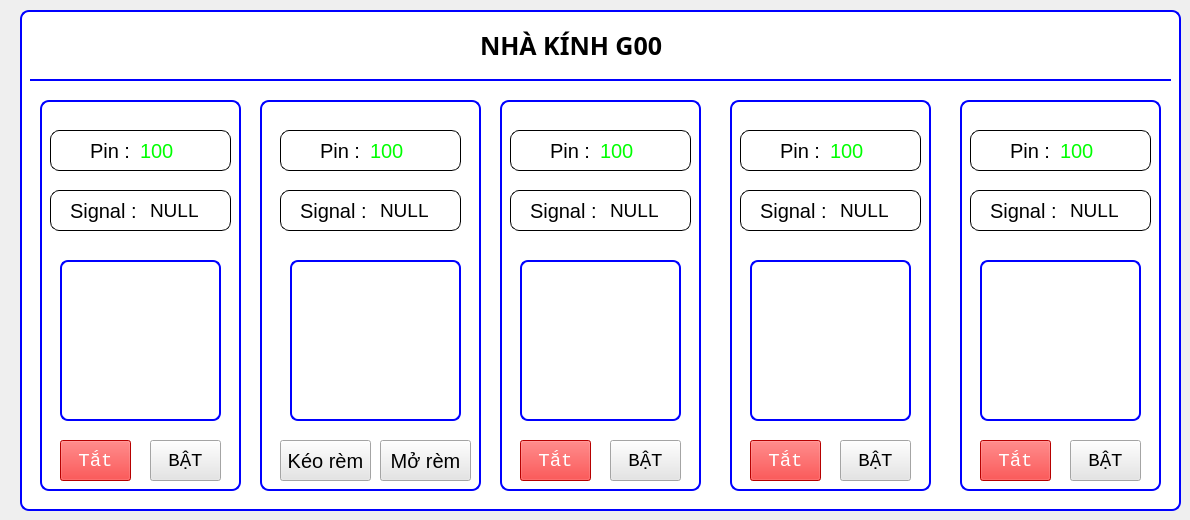
    <widget class="QWidget" name="tab">
     <attribute name="title">
      <string>Điều khiển thiết bị</string>
     </attribute>
     <widget class="QLabel" name="label_38">
      <property name="geometry">
       <rect>
        <x>20</x>
        <y>10</y>
        <width>1161</width>
        <height>501</height>
       </rect>
      </property>
      <property name="styleSheet">
       <string notr="true">border-radius:9px;
border: 2px solid blue;
background-color: rgb(255, 255, 255);</string>
      </property>
      <property name="text">
       <string/>
      </property>
     </widget>
     <widget class="Line" name="line_29">
      <property name="geometry">
       <rect>
        <x>30</x>
        <y>70</y>
        <width>1141</width>
        <height>20</height>
       </rect>
      </property>
      <property name="styleSheet">
       <string notr="true">background-color: rgb(255, 255, 255);
background-color: rgb(255, 255, 255);
color: rgb(0, 0, 255);</string>
      </property>
      <property name="frameShadow">
       <enum>QFrame::Plain</enum>
      </property>
      <property name="lineWidth">
       <number>2</number>
      </property>
      <property name="orientation">
       <enum>Qt::Horizontal</enum>
      </property>
     </widget>
     <widget class="QLabel" name="label_5">
      <property name="geometry">
       <rect>
        <x>40</x>
        <y>100</y>
        <width>201</width>
        <height>391</height>
       </rect>
      </property>
      <property name="styleSheet">
       <string notr="true">border-radius:9px;
border: 2px solid blue;
background-color: rgb(255, 255, 255);</string>
      </property>
      <property name="text">
       <string/>
      </property>
     </widget>
     <widget class="QLabel" name="label_8">
      <property name="geometry">
       <rect>
        <x>260</x>
        <y>100</y>
        <width>221</width>
        <height>391</height>
       </rect>
      </property>
      <property name="styleSheet">
       <string notr="true">border-radius:9px;
border: 2px solid blue;
background-color: rgb(255, 255, 255);</string>
      </property>
      <property name="text">
       <string/>
      </property>
     </widget>
     <widget class="QLabel" name="label_9">
      <property name="geometry">
       <rect>
        <x>500</x>
        <y>100</y>
        <width>201</width>
        <height>391</height>
       </rect>
      </property>
      <property name="styleSheet">
       <string notr="true">border-radius:9px;
border: 2px solid blue;
background-color: rgb(255, 255, 255);</string>
      </property>
      <property name="text">
       <string/>
      </property>
     </widget>
     <widget class="QLabel" name="label_10">
      <property name="geometry">
       <rect>
        <x>730</x>
        <y>100</y>
        <width>201</width>
        <height>391</height>
       </rect>
      </property>
      <property name="styleSheet">
       <string notr="true">border-radius:9px;
border: 2px solid blue;
background-color: rgb(255, 255, 255);</string>
      </property>
      <property name="text">
       <string/>
      </property>
     </widget>
     <widget class="QLabel" name="label_11">
      <property name="geometry">
       <rect>
        <x>960</x>
        <y>100</y>
        <width>201</width>
        <height>391</height>
       </rect>
      </property>
      <property name="styleSheet">
       <string notr="true">border-radius:9px;
border: 2px solid blue;
background-color: rgb(255, 255, 255);</string>
      </property>
      <property name="text">
       <string/>
      </property>
     </widget>
     <widget class="QLabel" name="tab2_img_1">
      <property name="geometry">
       <rect>
        <x>60</x>
        <y>260</y>
        <width>161</width>
        <height>161</height>
       </rect>
      </property>
      <property name="font">
       <font>
        <family>Courier New</family>
        <pointsize>16</pointsize>
       </font>
      </property>
      <property name="styleSheet">
       <string notr="true">background-color: rgb(255, 255, 255);
background-color: rgb(255, 255, 255);
border-radius:8px;
border: 2px solid blue</string>
      </property>
      <property name="frameShape">
       <enum>QFrame::Box</enum>
      </property>
      <property name="text">
       <string/>
      </property>
      <property name="pixmap">
       <pixmap>../photos/dieu_khien_thiet_bi/wplum_off.jpg</pixmap>
      </property>
      <property name="scaledContents">
       <bool>true</bool>
      </property>
      <property name="alignment">
       <set>Qt::AlignCenter</set>
      </property>
     </widget>
     <widget class="QPushButton" name="tab2_btn_r1off">
      <property name="geometry">
       <rect>
        <x>60</x>
        <y>440</y>
        <width>71</width>
        <height>41</height>
       </rect>
      </property>
      <property name="font">
       <font>
        <family>Courier New</family>
        <pointsize>14</pointsize>
        <weight>50</weight>
        <italic>false</italic>
        <bold>false</bold>
       </font>
      </property>
      <property name="styleSheet">
       <string notr="true">background-color: rgb(255, 0, 0);
color: rgb(255, 255, 255);</string>
      </property>
      <property name="text">
       <string>Tắt</string>
      </property>
      <property name="iconSize">
       <size>
        <width>24</width>
        <height>24</height>
       </size>
      </property>
     </widget>
     <widget class="QPushButton" name="tab2_btn_r1on">
      <property name="geometry">
       <rect>
        <x>150</x>
        <y>440</y>
        <width>71</width>
        <height>41</height>
       </rect>
      </property>
      <property name="font">
       <font>
        <family>Courier New</family>
        <pointsize>14</pointsize>
        <weight>50</weight>
        <italic>false</italic>
        <bold>false</bold>
       </font>
      </property>
      <property name="styleSheet">
       <string notr="true">background-color: rgb(229, 229, 229);
color: rgb(0, 0, 0);</string>
      </property>
      <property name="text">
       <string>BẬT</string>
      </property>
      <property name="iconSize">
       <size>
        <width>24</width>
        <height>24</height>
       </size>
      </property>
     </widget>
     <widget class="QLabel" name="tab2_img_2">
      <property name="geometry">
       <rect>
        <x>290</x>
        <y>260</y>
        <width>171</width>
        <height>161</height>
       </rect>
      </property>
      <property name="font">
       <font>
        <family>Courier New</family>
        <pointsize>16</pointsize>
       </font>
      </property>
      <property name="styleSheet">
       <string notr="true">background-color: rgb(255, 255, 255);
background-color: rgb(255, 255, 255);
border-radius:8px;
border: 2px solid blue</string>
      </property>
      <property name="frameShape">
       <enum>QFrame::Box</enum>
      </property>
      <property name="text">
       <string/>
      </property>
      <property name="pixmap">
       <pixmap>../photos/dieu_khien_thiet_bi/curtain_off.png</pixmap>
      </property>
      <property name="scaledContents">
       <bool>true</bool>
      </property>
      <property name="alignment">
       <set>Qt::AlignCenter</set>
      </property>
     </widget>
     <widget class="QPushButton" name="tab2_btn_r2off">
      <property name="geometry">
       <rect>
        <x>380</x>
        <y>440</y>
        <width>91</width>
        <height>41</height>
       </rect>
      </property>
      <property name="font">
       <font>
        <pointsize>-1</pointsize>
        <weight>50</weight>
        <italic>false</italic>
        <bold>false</bold>
       </font>
      </property>
      <property name="styleSheet">
       <string notr="true">background-color: rgb(229, 229, 229);
color: rgb(0, 0, 0);
font:20px;

QFont:20px</string>
      </property>
      <property name="text">
       <string>Mở rèm</string>
      </property>
      <property name="iconSize">
       <size>
        <width>24</width>
        <height>24</height>
       </size>
      </property>
     </widget>
     <widget class="QPushButton" name="tab2_btn_r2on">
      <property name="geometry">
       <rect>
        <x>280</x>
        <y>440</y>
        <width>91</width>
        <height>41</height>
       </rect>
      </property>
      <property name="font">
       <font>
        <pointsize>-1</pointsize>
        <weight>50</weight>
        <italic>false</italic>
        <bold>false</bold>
       </font>
      </property>
      <property name="styleSheet">
       <string notr="true">background-color: rgb(229, 229, 229);
color: rgb(0, 0, 0);
font : 20px;</string>
      </property>
      <property name="text">
       <string>Kéo rèm</string>
      </property>
     </widget>
     <widget class="QPushButton" name="tab2_btn_r3off">
      <property name="geometry">
       <rect>
        <x>520</x>
        <y>440</y>
        <width>71</width>
        <height>41</height>
       </rect>
      </property>
      <property name="font">
       <font>
        <family>Courier New</family>
        <pointsize>14</pointsize>
        <weight>50</weight>
        <italic>false</italic>
        <bold>false</bold>
       </font>
      </property>
      <property name="styleSheet">
       <string notr="true">background-color: rgb(255, 0, 0);
color: rgb(255, 255, 255);</string>
      </property>
      <property name="text">
       <string>Tắt</string>
      </property>
      <property name="iconSize">
       <size>
        <width>24</width>
        <height>24</height>
       </size>
      </property>
     </widget>
     <widget class="QPushButton" name="tab2_btn_r3on">
      <property name="geometry">
       <rect>
        <x>610</x>
        <y>440</y>
        <width>71</width>
        <height>41</height>
       </rect>
      </property>
      <property name="font">
       <font>
        <family>Courier New</family>
        <pointsize>14</pointsize>
        <weight>50</weight>
        <italic>false</italic>
        <bold>false</bold>
       </font>
      </property>
      <property name="styleSheet">
       <string notr="true">background-color: rgb(229, 229, 229);
color: rgb(0, 0, 0);</string>
      </property>
      <property name="text">
       <string>BẬT</string>
      </property>
      <property name="iconSize">
       <size>
        <width>24</width>
        <height>24</height>
       </size>
      </property>
     </widget>
     <widget class="QLabel" name="tab2_img_3">
      <property name="geometry">
       <rect>
        <x>520</x>
        <y>260</y>
        <width>161</width>
        <height>161</height>
       </rect>
      </property>
      <property name="font">
       <font>
        <family>Courier New</family>
        <pointsize>16</pointsize>
       </font>
      </property>
      <property name="styleSheet">
       <string notr="true">background-color: rgb(255, 255, 255);
background-color: rgb(255, 255, 255);
border-radius:8px;
border: 2px solid blue</string>
      </property>
      <property name="frameShape">
       <enum>QFrame::Box</enum>
      </property>
      <property name="text">
       <string/>
      </property>
      <property name="pixmap">
       <pixmap>../photos/dieu_khien_thiet_bi/wplum_off.jpg</pixmap>
      </property>
      <property name="scaledContents">
       <bool>true</bool>
      </property>
      <property name="alignment">
       <set>Qt::AlignCenter</set>
      </property>
     </widget>
     <widget class="QPushButton" name="tab2_btn_r4off">
      <property name="geometry">
       <rect>
        <x>750</x>
        <y>440</y>
        <width>71</width>
        <height>41</height>
       </rect>
      </property>
      <property name="font">
       <font>
        <family>Courier New</family>
        <pointsize>14</pointsize>
        <weight>50</weight>
        <italic>false</italic>
        <bold>false</bold>
       </font>
      </property>
      <property name="styleSheet">
       <string notr="true">background-color: rgb(255, 0, 0);
color: rgb(255, 255, 255);</string>
      </property>
      <property name="text">
       <string>Tắt</string>
      </property>
      <property name="iconSize">
       <size>
        <width>24</width>
        <height>24</height>
       </size>
      </property>
     </widget>
     <widget class="QPushButton" name="tab2_btn_r4on">
      <property name="geometry">
       <rect>
        <x>840</x>
        <y>440</y>
        <width>71</width>
        <height>41</height>
       </rect>
      </property>
      <property name="font">
       <font>
        <family>Courier New</family>
        <pointsize>14</pointsize>
        <weight>50</weight>
        <italic>false</italic>
        <bold>false</bold>
       </font>
      </property>
      <property name="styleSheet">
       <string notr="true">background-color: rgb(229, 229, 229);
color: rgb(0, 0, 0);</string>
      </property>
      <property name="text">
       <string>BẬT</string>
      </property>
      <property name="iconSize">
       <size>
        <width>24</width>
        <height>24</height>
       </size>
      </property>
     </widget>
     <widget class="QLabel" name="tab2_img_4">
      <property name="geometry">
       <rect>
        <x>750</x>
        <y>260</y>
        <width>161</width>
        <height>161</height>
       </rect>
      </property>
      <property name="font">
       <font>
        <family>Courier New</family>
        <pointsize>16</pointsize>
       </font>
      </property>
      <property name="styleSheet">
       <string notr="true">background-color: rgb(255, 255, 255);
background-color: rgb(255, 255, 255);
border-radius:8px;
border: 2px solid blue</string>
      </property>
      <property name="frameShape">
       <enum>QFrame::Box</enum>
      </property>
      <property name="text">
       <string/>
      </property>
      <property name="pixmap">
       <pixmap>../photos/dieu_khien_thiet_bi/curtain_off.png</pixmap>
      </property>
      <property name="scaledContents">
       <bool>true</bool>
      </property>
      <property name="alignment">
       <set>Qt::AlignCenter</set>
      </property>
     </widget>
     <widget class="QPushButton" name="tab2_btn_r5off">
      <property name="geometry">
       <rect>
        <x>980</x>
        <y>440</y>
        <width>71</width>
        <height>41</height>
       </rect>
      </property>
      <property name="font">
       <font>
        <family>Courier New</family>
        <pointsize>14</pointsize>
        <weight>50</weight>
        <italic>false</italic>
        <bold>false</bold>
       </font>
      </property>
      <property name="styleSheet">
       <string notr="true">background-color: rgb(255, 0, 0);
color: rgb(255, 255, 255);</string>
      </property>
      <property name="text">
       <string>Tắt</string>
      </property>
      <property name="iconSize">
       <size>
        <width>24</width>
        <height>24</height>
       </size>
      </property>
     </widget>
     <widget class="QPushButton" name="tab2_btn_r5on">
      <property name="geometry">
       <rect>
        <x>1070</x>
        <y>440</y>
        <width>71</width>
        <height>41</height>
       </rect>
      </property>
      <property name="font">
       <font>
        <family>Courier New</family>
        <pointsize>14</pointsize>
        <weight>50</weight>
        <italic>false</italic>
        <bold>false</bold>
       </font>
      </property>
      <property name="styleSheet">
       <string notr="true">background-color: rgb(229, 229, 229);
color: rgb(0, 0, 0);</string>
      </property>
      <property name="text">
       <string>BẬT</string>
      </property>
      <property name="iconSize">
       <size>
        <width>24</width>
        <height>24</height>
       </size>
      </property>
     </widget>
     <widget class="QLabel" name="tab2_img_5">
      <property name="geometry">
       <rect>
        <x>980</x>
        <y>260</y>
        <width>161</width>
        <height>161</height>
       </rect>
      </property>
      <property name="font">
       <font>
        <family>Courier New</family>
        <pointsize>16</pointsize>
       </font>
      </property>
      <property name="styleSheet">
       <string notr="true">background-color: rgb(255, 255, 255);
background-color: rgb(255, 255, 255);
border-radius:8px;
border: 2px solid blue</string>
      </property>
      <property name="frameShape">
       <enum>QFrame::Box</enum>
      </property>
      <property name="text">
       <string/>
      </property>
      <property name="pixmap">
       <pixmap>../photos/dieu_khien_thiet_bi/wplum_off.jpg</pixmap>
      </property>
      <property name="scaledContents">
       <bool>true</bool>
      </property>
      <property name="alignment">
       <set>Qt::AlignCenter</set>
      </property>
     </widget>
     <widget class="QLabel" name="label_4">
      <property name="geometry">
       <rect>
        <x>480</x>
        <y>20</y>
        <width>221</width>
        <height>51</height>
       </rect>
      </property>
      <property name="font">
       <font>
        <family>Kozuka Gothic Pr6N H</family>
        <pointsize>19</pointsize>
        <weight>75</weight>
        <bold>true</bold>
       </font>
      </property>
      <property name="styleSheet">
       <string notr="true">background-color: rgb(255, 255, 255);</string>
      </property>
      <property name="text">
       <string>NHÀ KÍNH G00</string>
      </property>
     </widget>
     <widget class="QLabel" name="label_16">
      <property name="geometry">
       <rect>
        <x>50</x>
        <y>130</y>
        <width>181</width>
        <height>41</height>
       </rect>
      </property>
      <property name="styleSheet">
       <string notr="true">border-radius:9px;
border: 1px solid black;
background-color: rgb(255, 255, 255);</string>
      </property>
      <property name="text">
       <string/>
      </property>
     </widget>
     <widget class="QLabel" name="tab2_pin1">
      <property name="geometry">
       <rect>
        <x>90</x>
        <y>140</y>
        <width>41</width>
        <height>21</height>
       </rect>
      </property>
      <property name="styleSheet">
       <string notr="true">font: 20px</string>
      </property>
      <property name="text">
       <string>Pin : </string>
      </property>
     </widget>
     <widget class="QLabel" name="label_42">
      <property name="geometry">
       <rect>
        <x>140</x>
        <y>140</y>
        <width>41</width>
        <height>21</height>
       </rect>
      </property>
      <property name="styleSheet">
       <string notr="true">font: 20px;
color : rgb(0, 255, 0)</string>
      </property>
      <property name="text">
       <string>100</string>
      </property>
     </widget>
     <widget class="QLabel" name="label_17">
      <property name="geometry">
       <rect>
        <x>280</x>
        <y>130</y>
        <width>181</width>
        <height>41</height>
       </rect>
      </property>
      <property name="styleSheet">
       <string notr="true">border-radius:9px;
border: 1px solid black;
background-color: rgb(255, 255, 255);</string>
      </property>
      <property name="text">
       <string/>
      </property>
     </widget>
     <widget class="QLabel" name="label_43">
      <property name="geometry">
       <rect>
        <x>370</x>
        <y>140</y>
        <width>41</width>
        <height>21</height>
       </rect>
      </property>
      <property name="styleSheet">
       <string notr="true">font: 20px;
color : rgb(0, 255, 0)</string>
      </property>
      <property name="text">
       <string>100</string>
      </property>
     </widget>
     <widget class="QLabel" name="tab2_pin2">
      <property name="geometry">
       <rect>
        <x>320</x>
        <y>140</y>
        <width>41</width>
        <height>21</height>
       </rect>
      </property>
      <property name="styleSheet">
       <string notr="true">font: 20px</string>
      </property>
      <property name="text">
       <string>Pin : </string>
      </property>
     </widget>
     <widget class="QLabel" name="label_45">
      <property name="geometry">
       <rect>
        <x>510</x>
        <y>130</y>
        <width>181</width>
        <height>41</height>
       </rect>
      </property>
      <property name="styleSheet">
       <string notr="true">border-radius:9px;
border: 1px solid black;
background-color: rgb(255, 255, 255);</string>
      </property>
      <property name="text">
       <string/>
      </property>
     </widget>
     <widget class="QLabel" name="label_44">
      <property name="geometry">
       <rect>
        <x>600</x>
        <y>140</y>
        <width>41</width>
        <height>21</height>
       </rect>
      </property>
      <property name="styleSheet">
       <string notr="true">font: 20px;
color : rgb(0, 255, 0)</string>
      </property>
      <property name="text">
       <string>100</string>
      </property>
     </widget>
     <widget class="QLabel" name="tab2_pin3">
      <property name="geometry">
       <rect>
        <x>550</x>
        <y>140</y>
        <width>41</width>
        <height>21</height>
       </rect>
      </property>
      <property name="styleSheet">
       <string notr="true">font: 20px</string>
      </property>
      <property name="text">
       <string>Pin : </string>
      </property>
     </widget>
     <widget class="QLabel" name="label_47">
      <property name="geometry">
       <rect>
        <x>740</x>
        <y>130</y>
        <width>181</width>
        <height>41</height>
       </rect>
      </property>
      <property name="styleSheet">
       <string notr="true">border-radius:9px;
border: 1px solid black;
background-color: rgb(255, 255, 255);</string>
      </property>
      <property name="text">
       <string/>
      </property>
     </widget>
     <widget class="QLabel" name="label_46">
      <property name="geometry">
       <rect>
        <x>830</x>
        <y>140</y>
        <width>41</width>
        <height>21</height>
       </rect>
      </property>
      <property name="styleSheet">
       <string notr="true">font: 20px;
color : rgb(0, 255, 0)</string>
      </property>
      <property name="text">
       <string>100</string>
      </property>
     </widget>
     <widget class="QLabel" name="tab2_pin4">
      <property name="geometry">
       <rect>
        <x>780</x>
        <y>140</y>
        <width>41</width>
        <height>21</height>
       </rect>
      </property>
      <property name="styleSheet">
       <string notr="true">font: 20px</string>
      </property>
      <property name="text">
       <string>Pin : </string>
      </property>
     </widget>
     <widget class="QLabel" name="label_56">
      <property name="geometry">
       <rect>
        <x>970</x>
        <y>130</y>
        <width>181</width>
        <height>41</height>
       </rect>
      </property>
      <property name="styleSheet">
       <string notr="true">border-radius:9px;
border: 1px solid black;
background-color: rgb(255, 255, 255);</string>
      </property>
      <property name="text">
       <string/>
      </property>
     </widget>
     <widget class="QLabel" name="label_52">
      <property name="geometry">
       <rect>
        <x>1060</x>
        <y>140</y>
        <width>41</width>
        <height>21</height>
       </rect>
      </property>
      <property name="styleSheet">
       <string notr="true">font: 20px;
color : rgb(0, 255, 0)</string>
      </property>
      <property name="text">
       <string>100</string>
      </property>
     </widget>
     <widget class="QLabel" name="tab2_pin5">
      <property name="geometry">
       <rect>
        <x>1010</x>
        <y>140</y>
        <width>41</width>
        <height>21</height>
       </rect>
      </property>
      <property name="styleSheet">
       <string notr="true">font: 20px</string>
      </property>
      <property name="text">
       <string>Pin : </string>
      </property>
     </widget>
     <widget class="QLabel" name="label_58">
      <property name="geometry">
       <rect>
        <x>50</x>
        <y>190</y>
        <width>181</width>
        <height>41</height>
       </rect>
      </property>
      <property name="styleSheet">
       <string notr="true">border-radius:9px;
border: 1px solid black;
background-color: rgb(255, 255, 255);</string>
      </property>
      <property name="text">
       <string/>
      </property>
     </widget>
     <widget class="QLabel" name="tab2_nth1">
      <property name="geometry">
       <rect>
        <x>70</x>
        <y>190</y>
        <width>71</width>
        <height>41</height>
       </rect>
      </property>
      <property name="styleSheet">
       <string notr="true">font: 20px</string>
      </property>
      <property name="text">
       <string>Signal :</string>
      </property>
     </widget>
     <widget class="QLabel" name="label_59">
      <property name="geometry">
       <rect>
        <x>280</x>
        <y>190</y>
        <width>181</width>
        <height>41</height>
       </rect>
      </property>
      <property name="styleSheet">
       <string notr="true">border-radius:9px;
border: 1px solid black;
background-color: rgb(255, 255, 255);</string>
      </property>
      <property name="text">
       <string/>
      </property>
     </widget>
     <widget class="QLabel" name="tab2_nth2">
      <property name="geometry">
       <rect>
        <x>300</x>
        <y>190</y>
        <width>71</width>
        <height>41</height>
       </rect>
      </property>
      <property name="styleSheet">
       <string notr="true">font: 20px</string>
      </property>
      <property name="text">
       <string>Signal :</string>
      </property>
     </widget>
     <widget class="QLabel" name="label_60">
      <property name="geometry">
       <rect>
        <x>510</x>
        <y>190</y>
        <width>181</width>
        <height>41</height>
       </rect>
      </property>
      <property name="styleSheet">
       <string notr="true">border-radius:9px;
border: 1px solid black;
background-color: rgb(255, 255, 255);</string>
      </property>
      <property name="text">
       <string/>
      </property>
     </widget>
     <widget class="QLabel" name="tab2_nth3">
      <property name="geometry">
       <rect>
        <x>530</x>
        <y>190</y>
        <width>71</width>
        <height>41</height>
       </rect>
      </property>
      <property name="styleSheet">
       <string notr="true">font: 20px</string>
      </property>
      <property name="text">
       <string>Signal :</string>
      </property>
     </widget>
     <widget class="QLabel" name="label_61">
      <property name="geometry">
       <rect>
        <x>740</x>
        <y>190</y>
        <width>181</width>
        <height>41</height>
       </rect>
      </property>
      <property name="styleSheet">
       <string notr="true">border-radius:9px;
border: 1px solid black;
background-color: rgb(255, 255, 255);</string>
      </property>
      <property name="text">
       <string/>
      </property>
     </widget>
     <widget class="QLabel" name="tab2_nth4">
      <property name="geometry">
       <rect>
        <x>760</x>
        <y>190</y>
        <width>71</width>
        <height>41</height>
       </rect>
      </property>
      <property name="styleSheet">
       <string notr="true">font: 20px</string>
      </property>
      <property name="text">
       <string>Signal :</string>
      </property>
     </widget>
     <widget class="QLabel" name="label_62">
      <property name="geometry">
       <rect>
        <x>970</x>
        <y>190</y>
        <width>181</width>
        <height>41</height>
       </rect>
      </property>
      <property name="styleSheet">
       <string notr="true">border-radius:9px;
border: 1px solid black;
background-color: rgb(255, 255, 255);</string>
      </property>
      <property name="text">
       <string/>
      </property>
     </widget>
     <widget class="QLabel" name="tab2_nth5">
      <property name="geometry">
       <rect>
        <x>990</x>
        <y>190</y>
        <width>71</width>
        <height>41</height>
       </rect>
      </property>
      <property name="styleSheet">
       <string notr="true">font: 20px</string>
      </property>
      <property name="text">
       <string>Signal :</string>
      </property>
     </widget>
     <widget class="QLabel" name="tab2_th1">
      <property name="geometry">
       <rect>
        <x>150</x>
        <y>190</y>
        <width>91</width>
        <height>41</height>
       </rect>
      </property>
      <property name="font">
       <font>
        <pointsize>14</pointsize>
        <weight>50</weight>
        <italic>false</italic>
        <bold>false</bold>
       </font>
      </property>
      <property name="styleSheet">
       <string notr="true">color : rgb(0, 0, 0);</string>
      </property>
      <property name="text">
       <string>NULL</string>
      </property>
     </widget>
     <widget class="QLabel" name="tab2_th2">
      <property name="geometry">
       <rect>
        <x>380</x>
        <y>190</y>
        <width>81</width>
        <height>41</height>
       </rect>
      </property>
      <property name="font">
       <font>
        <pointsize>14</pointsize>
       </font>
      </property>
      <property name="styleSheet">
       <string notr="true">color : rgb(0, 0, 0);</string>
      </property>
      <property name="text">
       <string>NULL</string>
      </property>
     </widget>
     <widget class="QLabel" name="tab2_th3">
      <property name="geometry">
       <rect>
        <x>610</x>
        <y>190</y>
        <width>91</width>
        <height>41</height>
       </rect>
      </property>
      <property name="font">
       <font>
        <pointsize>14</pointsize>
        <weight>50</weight>
        <italic>false</italic>
        <bold>false</bold>
       </font>
      </property>
      <property name="styleSheet">
       <string notr="true">color : rgb(0, 0, 0);</string>
      </property>
      <property name="text">
       <string>NULL</string>
      </property>
     </widget>
     <widget class="QLabel" name="tab2_th4">
      <property name="geometry">
       <rect>
        <x>840</x>
        <y>190</y>
        <width>81</width>
        <height>41</height>
       </rect>
      </property>
      <property name="font">
       <font>
        <pointsize>14</pointsize>
        <weight>50</weight>
        <italic>false</italic>
        <bold>false</bold>
       </font>
      </property>
      <property name="styleSheet">
       <string notr="true">color : rgb(0, 0, 0);</string>
      </property>
      <property name="text">
       <string>NULL</string>
      </property>
     </widget>
     <widget class="QLabel" name="tab2_th5">
      <property name="geometry">
       <rect>
        <x>1070</x>
        <y>190</y>
        <width>91</width>
        <height>41</height>
       </rect>
      </property>
      <property name="font">
       <font>
        <pointsize>14</pointsize>
        <weight>50</weight>
        <italic>false</italic>
        <bold>false</bold>
       </font>
      </property>
      <property name="styleSheet">
       <string notr="true">color : rgb(0, 0, 0);</string>
      </property>
      <property name="text">
       <string>NULL</string>
      </property>
     </widget>
    </widget>
